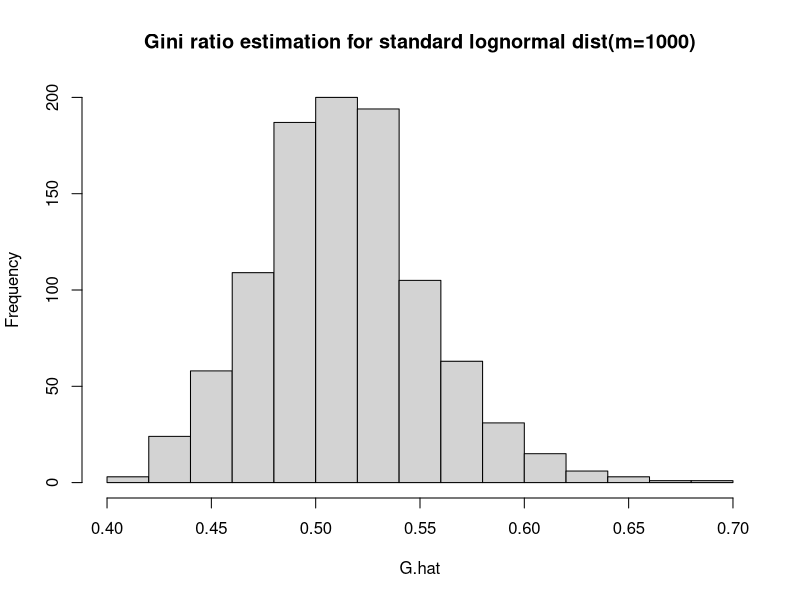
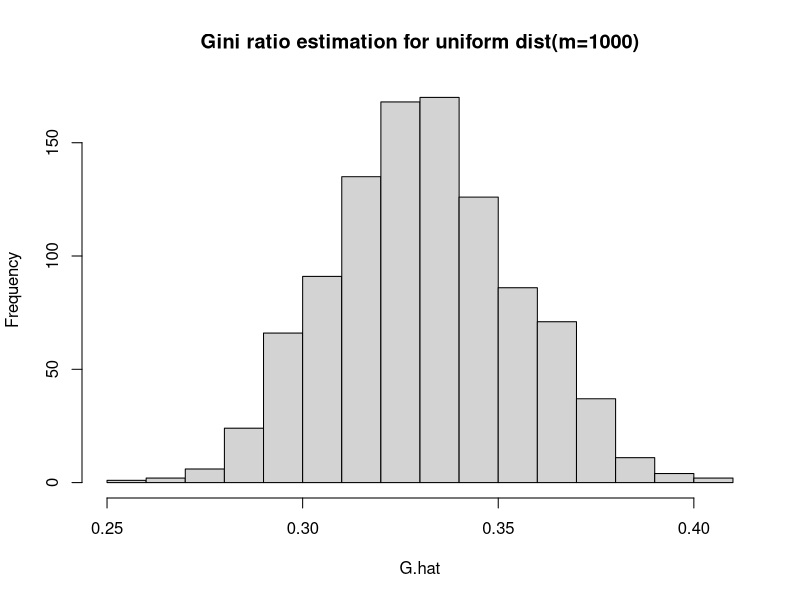

Write the R code that produced these figures, in order. (Note: this script raises an error after producing the figures.)
## ---- chunk 1
knitr::opts_chunk$set(echo = TRUE)
cat("\014");rm(list=ls())
## ---- chunk 2
n <- 20
alpha <- 0.05
calCI <- function(n, alpha){
  x <- rlnorm(n, meanlog = 0, sdlog = 1)
  y <- log(x)
  y.bar <- mean(y)
  y.sd <- sqrt(n/(n-1)*var(y))
  z <- y.sd / sqrt(n) * qt(alpha/2, df = n-1) #Lower alpha/2 quantile
  return (c(y.bar+z, y.bar-z))
}
m <- 1000
CI <- matrix(0, ncol = 2, nrow = m)
cnt <- 0
for (i in 1:m){
  CI[i,] <- calCI(n, alpha)
  if ((CI[i,1]<0) & (CI[i,2]>0)){
    cnt <- cnt + 1
  }
}
cnt/m
## ---- chunk 3
gini <- function(x){
  x <- sort(x)
  mu <- mean(x)
  n <- length(x)
  g <- 0
  for (i in 1:n){
    g <- g + (2*i-n-1) * x[i]
  }
  g <- g / (n^2 * mu)
  return (g)
}
n <- 100
m <- 1000 #replicates
#standard lognormal
G.hat <- replicate(m, expr = {
  x <- rlnorm(n, meanlog = 0, sdlog = 1)
  gini(x)
})
mean(G.hat)
median(G.hat)
quantile(G.hat, seq(0.1,1,0.1)) #deciles
hist(G.hat, main = "Gini ratio estimation for standard lognormal dist(m=1000)")
#uniform
G.hat <- replicate(m, expr = {
  x <- runif(n)
  gini(x)
})
mean(G.hat)
median(G.hat)
quantile(G.hat, seq(0.1,1,0.1)) #deciles
hist(G.hat, main = "Gini ratio estimation for uniform dist(m=1000)")
#Bernouli(0.1)
G.hat <- replicate(m, expr = {
  x <- sample(c(0,1), size=n, replace=TRUE, prob=c(0.9,0.1))
  gini(x)
})
mean(G.hat)
median(G.hat)
quantile(G.hat, seq(0.1,1,0.1)) #deciles
hist(G.hat, main = "Gini ratio estimation for Bernouli(0.1) dist(m=1000)")
## ---- chunk 4
F_n <- function(u, x){
  n <- length(x)
  mean(x<=u)
}
h1.hat<- function(u, x){
  u*F_n(u, x) + mean(x*(x>=u))
}
set.seed(123)
G <- gini(rlnorm(1000000, meanlog = 0, sdlog = 1)) #as nominal value
n <- 50
alpha <- 0.05
calCI.G <- function(n, alpha){
  x <- rlnorm(n, meanlog = 0, sdlog = 1)
  mu.hat <- mean(x)
  G.hat <- gini(x)
  u1 <- numeric(n)
  for (i in 1:n){
    u1[i] <- 2*h1.hat(x[i], x) - (G.hat+1)*x[i]
  }
  sigma1 <- var(u1)*n/(n-1)
  sigma1 <- sqrt(sigma1)/mu.hat
  z <- qnorm(1-alpha/2) #Upper alpha/2 quantile
  z <- z*sigma1/sqrt(n)
  return (c(G.hat-z, G.hat+z))
}
m <- 1000
CI <- matrix(0, ncol = 2, nrow = m)
cnt <- 0
for (i in 1:m){
  CI[i,] <- calCI.G(n, alpha)
  if ((CI[i,1]<G) & (CI[i,2]>G)){
    cnt <- cnt + 1
  }
}
cnt/m
## ---- chunk 5
#type 1
set.seed(123)
n <- 20
alpha <- 0.05
m <- 1000
calCI1 <- function(n, alpha){
  x <- rnorm(n, mean=0, sd=2)
  return ((n-1) * var(x)/qchisq(alpha, df = n-1))
}
UCL <- replicate(m, expr = {
  calCI1(n=n, alpha=alpha)
})
p1 <- mean(UCL > 4) #empirical coverage probability
w1 <- mean(UCL) #average conficence interval width
#type 2
calCI2 <- function(n, alpha){
  x <- rnorm(n, mean=0, sd=2)
  z1 <- (n-1) * var(x)/qchisq(alpha/2, df = n-1)
  z2 <- (n-1) * var(x)/qchisq(1-alpha/2, df = n-1)
  return (c(z2, z1))
}
CI <- matrix(0, ncol = 2, nrow = m)
cnt <- 0
for (i in 1:m){
  CI[i,] <- calCI2(n, alpha)
  if ((CI[i,1]<4) & (CI[i,2]>4)){
    cnt <- cnt + 1
  }
}
p2 <- cnt/m #empirical coverage probability
w2 <- mean(CI[,2]-CI[,1]) #average conficence interval width
cbind(c(p1,p2),c(w1,w2))
## ---- chunk 6
set.seed(123)
n <- 20
alpha <- 0.05
m <- 1000
calCI1 <- function(n, alpha){
  x <- rchisq(n, df=2)
  return ((n-1) * var(x)/qchisq(alpha, df = n-1))
}
UCL <- replicate(m, expr = {
  calCI1(n=n, alpha=alpha)
})
p1 <- mean(UCL > 4) #empirical coverage probability
w1 <- mean(UCL) #average conficence interval width
#type 2
calCI2 <- function(n, alpha){
  x <- rchisq(n, df=2)
  z1 <- (n-1) * var(x)/qchisq(alpha/2, df = n-1)
  z2 <- (n-1) * var(x)/qchisq(1-alpha/2, df = n-1)
  return (c(z2, z1))
}
CI <- matrix(0, ncol = 2, nrow = m)
cnt <- 0
for (i in 1:m){
  CI[i,] <- calCI2(n, alpha)
  if ((CI[i,1]<4) & (CI[i,2]>4)){
    cnt <- cnt + 1
  }
}
p2 <- cnt/m #empirical coverage probability
w2 <- mean(CI[,2]-CI[,1]) #average conficence interval width
cbind(c(p1,p2),c(w1,w2))
